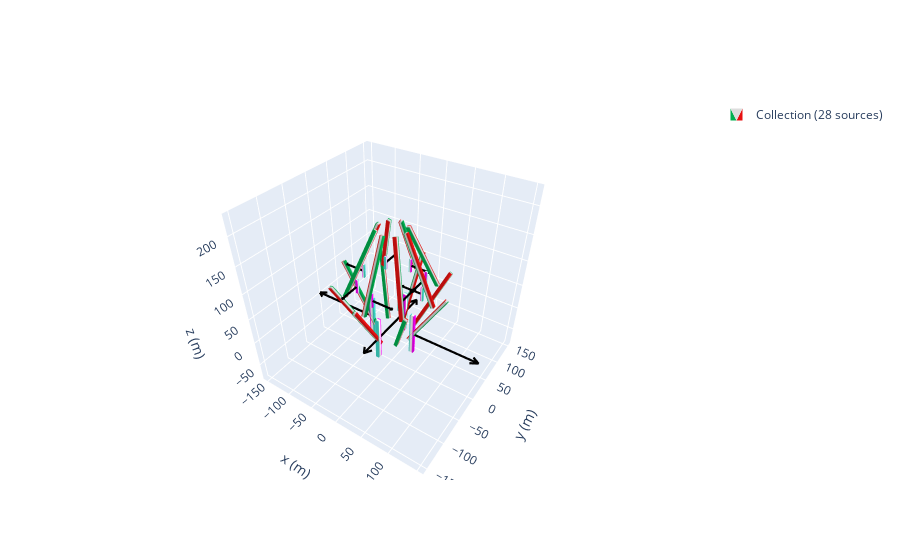

This figure's notebook cell:
### Code cell
tf_totMag = magpy.Collection()
tf_totMag.add(zeeman_prof,override_parent=True)
tf_totMag.add(tfmot,override_parent=True)
magpy.show(tf_totMag, backend='plotly',)

fig,ax = plt.subplots(1,1,figsize=(8,8))
grid = np.mgrid[-3.5:3.5:100j, -3.5:3.5:100j, 0:0:1j].T[0]
X, Y, _ = np.moveaxis(grid, 2, 0)

B = 1e3*tfmot.getB(grid)
Bx, By, _ = np.moveaxis(B, 2, 0)
Bamp = np.linalg.norm(B, axis=2)

pc = ax.contourf(X, Y, Bamp, levels=50, cmap="coolwarm")
ax.streamplot(X, Y, Bx, By, color="k", density=1.5, linewidth=1)

# Add colorbar
fig.colorbar(pc, ax=ax, label="|B|(mT)")

# Figure styling
ax.set(
    xlabel="x-(mm)",
    ylabel="y-(mm)",
    aspect=1,)



plt.show()
